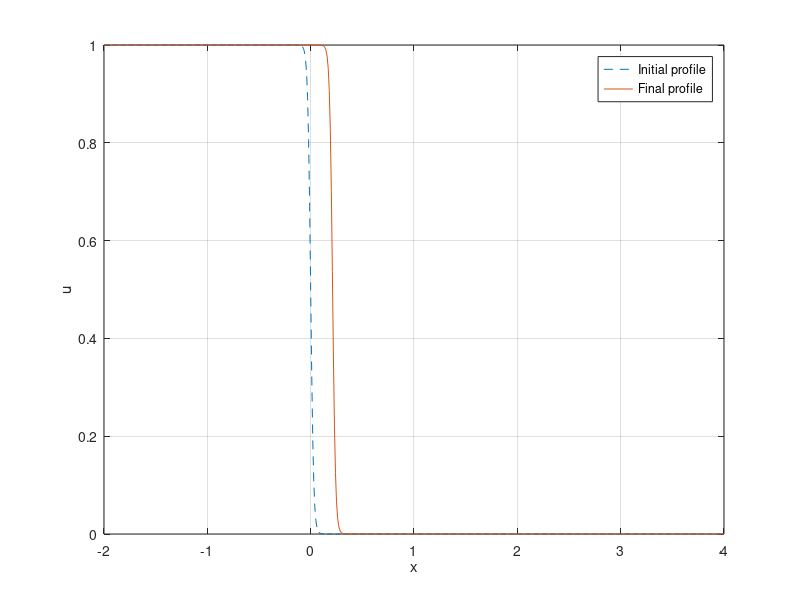

Write MATLAB code to recreate this figure.
epsilon = 0.01;
a = -2;
b = 4;
T = 10;

h = 0.01; % space step (adjustable)
dt = 0.01; % time step (adjustable)
x = linspace(a, b, round((b-a)/h) + 1);

u0 = 0.5 * (1 - tanh(x / (2 * sqrt(2) * epsilon)));
u = u0;

for s = 1:round(T/dt)   %s: time step index
    u1 = u;

    for g = 2:length(x)-1   %g: spatial grid-point index
        uxx = (u(g-1) - 2*u(g) + u(g+1)) / h^2;
        rate = epsilon^2 * uxx + u(g) - u(g)^3;
        u1(g) = u(g) + dt * rate;
    end

    u = u1;
end

%check plot
plot(x, u0, '--', x, u, '-')
xlabel('x')
ylabel('u')
legend('Initial profile', 'Final profile')
grid on


%numerical wave speed c
j = find(u(1:end-1) > 0.5 & u(2:end) <= 0.5, 1);
xmid = x(j) + (0.5 - u(j)) * (x(j+1) - x(j)) / (u(j+1) - u(j));
%xmid: final wave centre
cnum = xmid / T;

fprintf('Final wave centre: %.6f\n', xmid);
fprintf('Numerical wave speed: %.6f\n', cnum);

%Final wave centre: 0.212126  Numerical wave speed: 0.021213 (This is it
%for now)
